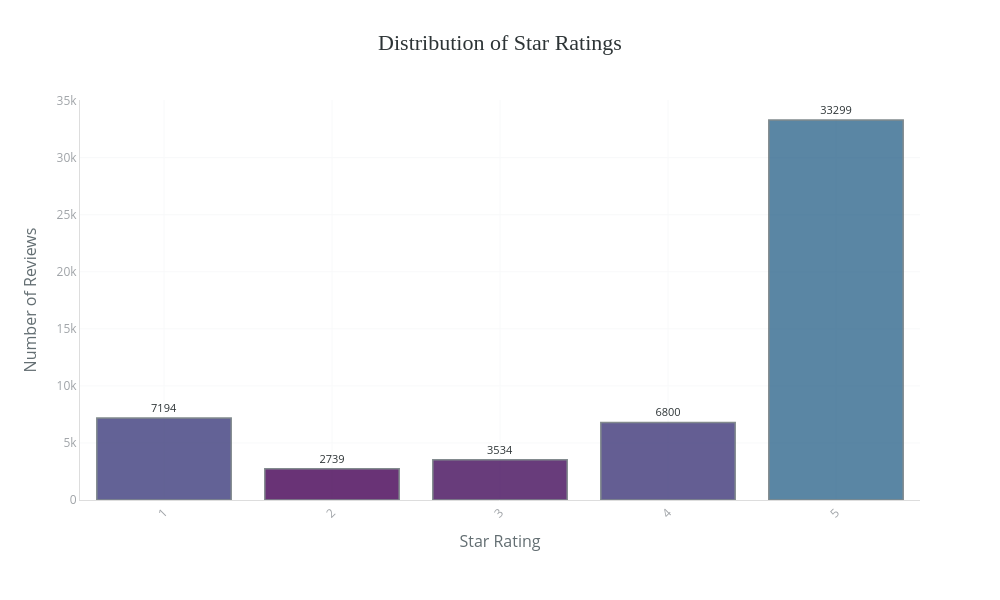

The notebook cell this image was saved under:
### Markdown cell above
## 4. Ratings & Reviews

### Code cell
# TODO: What's the overall distribution of stars?
bar_chart(
    data=dataset['stars'].value_counts().reset_index().sort_values(by='index'),
    x='index',
    y='stars',
    title='Distribution of Star Ratings',
    labels={'index': 'Star Rating', 'stars': 'Number of Reviews'})

### Figure 1 — Plotly figure (JSON) as saved in the notebook; plotly's stock layout.template omitted (floating-point values rounded to 4 significant figures)
{"data": [{"alignmentgroup": "True", "hovertemplate": "<b>%{x}</b><br>%{y}<br><extra></extra>", "legendgroup": "", "marker": {"color": [7194, 2739, 3534, 6800, 33299], "coloraxis": "coloraxis", "line": {"color": "#636E72", "width": 1.5}, "opacity": 0.8, "pattern": {"shape": ""}}, "name": "", "offsetgroup": "", "orientation": "v", "showlegend": false, "text": [7194, 2739, 3534, 6800, 33299], "textfont": {"color": "#2D3436", "size": 11}, "textposition": "outside", "texttemplate": "%{text}", "type": "bar", "x": [1, 2, 3, 4, 5], "xaxis": "x", "y": [7194, 2739, 3534, 6800, 33299], "yaxis": "y"}], "layout": {"barmode": "relative", "coloraxis": {"colorbar": {"title": {"text": "Number of Reviews"}}, "colorscale": [[0, "#440154"], [0.2, "#3b528b"], [0.4, "#21908d"], [0.6, "#5dc962"], [0.8, "#fde725"], [1, "#31688e"]], "showscale": false}, "height": 600, "legend": {"tracegroupgap": 0}, "margin": {"b": 100, "l": 80, "r": 80, "t": 100}, "paper_bgcolor": "white", "plot_bgcolor": "white", "showlegend": false, "title": {"font": {"color": "#2D3436", "family": "Arial Black", "size": 22}, "text": "Distribution of Star Ratings", "x": 0.5, "xanchor": "center"}, "width": 1000, "xaxis": {"anchor": "y", "domain": [0, 1], "gridcolor": "#F8F9FA", "gridwidth": 1, "linecolor": "#DDD", "showgrid": true, "tickangle": -45, "tickfont": {"color": "#A0A4A8", "size": 12}, "title": {"font": {"color": "#636E72", "size": 16}, "text": "Star Rating"}}, "yaxis": {"anchor": "x", "domain": [0, 1], "gridcolor": "#F8F9FA", "gridwidth": 1, "linecolor": "#DDD", "showgrid": true, "tickfont": {"color": "#A0A4A8", "size": 12}, "title": {"font": {"color": "#636E72", "size": 16}, "text": "Number of Reviews"}}}}
